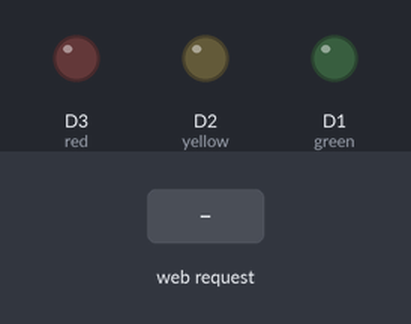
The program below on a simulated ESP8266 (NodeMCU). On the bench: output pins drawn as LEDs (lit = HIGH). The test bench sets the inputs (shaded band). WiFi joins after 1.5 s; servers stay silent unless stated; what the program prints to the serial monitor is not drawn.

Above: at 2.7 s.
2.8 s: HTTP request GET /green=ON received
At 4.0 s:
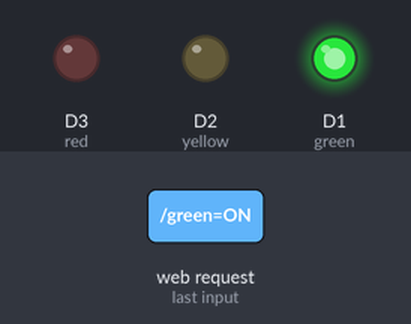
4.3 s: HTTP request GET /yellow=ON received
At 5.3 s:
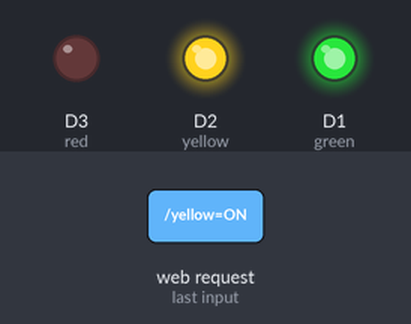
5.8 s: HTTP request GET /green=OFF received
At 6.4 s:
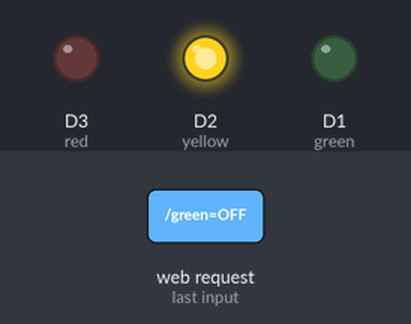
7.3 s: HTTP request GET /red=ON received
At 8.5 s:
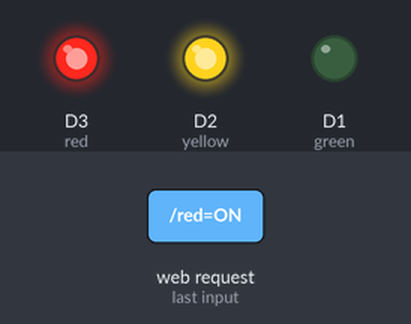
8.8 s: HTTP request GET /yellow=OFF received
At 9.9 s:
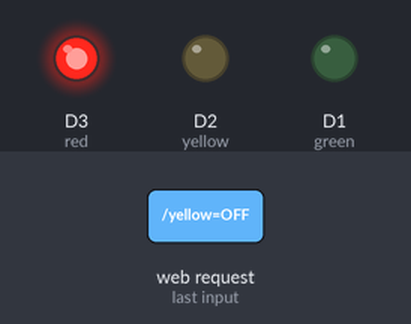
10.3 s: HTTP request GET /green=ON received
At 11.0 s:
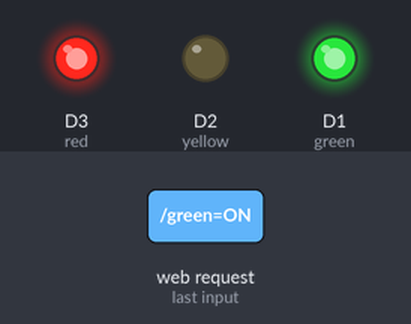
Timing chart, 0 to 12.8 s (numbered marks = the images above; inputs shaded):
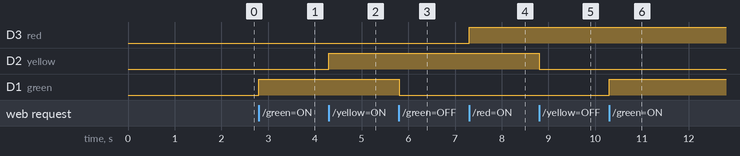

Measured:
- after the input at 2.8 s, D1 (green): LOW → HIGH at once
- after the input at 4.3 s, D2 (yellow): LOW → HIGH at once
- after the input at 5.8 s, D1 (green): HIGH → LOW at once
- after the input at 7.3 s, D3 (red): LOW → HIGH at once
- after the input at 8.8 s, D2 (yellow): HIGH → LOW at once
- after the input at 10.3 s, D1 (green): LOW → HIGH at once

The program:

main.cpp
```cpp
/*
  Traffic Light
  Author: Seyed Sobhan Hosseini
  Date: Wednesday, August 9, 2023, 4:05:40 PM
*/

#include <ESP8266WiFi.h>

const char* ssid = "Robotics";
const char* password = "@Auriga1399#";

int green = D1;
int yellow = D2;
int red = D3;

WiFiServer server(80);

void setup(){
  Serial.begin(115200);
  pinMode(green, OUTPUT);
  pinMode(yellow, OUTPUT);
  pinMode(red, OUTPUT);
  digitalWrite(green, LOW);
  digitalWrite(yellow, LOW);
  digitalWrite(red, LOW);

  Serial.print("Connecting to Internet ");
  WiFi.begin(ssid, password);
  while (WiFi.status() != WL_CONNECTED){
    delay(500);
    Serial.print(".");
  }
  Serial.println("WiFi connected");

  server.begin();
  Serial.println("Server started");

  Serial.print("IP Address of network: ");
  Serial.println(WiFi.localIP());
  Serial.print("Copy and paste the following URL: https://");
  Serial.print(WiFi.localIP());
  Serial.println("/");
}

void loop(){
    WiFiClient client = server.available();
    if (!client){
      return;
    }
  Serial.println("Waiting for new client");
  while(!client.available()){
    delay(1);
  }

  String request = client.readStringUntil('\r');
  Serial.println(request);
  client.flush();

  bool gvalue = HIGH;
  bool yvalue = HIGH;
  bool rvalue = HIGH;

  if (request.indexOf("/green=ON") != -1){
    digitalWrite(green, HIGH);
    gvalue = HIGH;
  }
  if (request.indexOf("/green=OFF") != -1){
    digitalWrite(green, LOW);
    gvalue = LOW;
  }
  if (request.indexOf("/yellow=ON") != -1){
    digitalWrite(yellow, HIGH);
    yvalue = HIGH;
  }
  if (request.indexOf("/yellow=OFF") != -1){
    digitalWrite(yellow, LOW);
    yvalue = LOW;
  }
    if (request.indexOf("/red=ON") != -1){
    digitalWrite(red, HIGH);
    rvalue = HIGH;
  }
  if (request.indexOf("/red=OFF") != -1){
    digitalWrite(red, LOW);
    rvalue = LOW;
  }

  client.println("HTTP/1.1 200 OK");
  client.println("Content-Type: text/html");
  client.println("");
  client.println("<!DOCTYPE HTML>");
  client.println("<html>");

  client.print("<title>**The traffic light**</title>");

  client.println("<div>GREEN : </div>");
  client.println("<a href=\"/green=ON\"\"><button>ON</button></a>");
  client.println("<a href=\"/green=OFF\"\"><button>OFF</button></a><br />");
  client.println("<br>");
  client.println("<div>YELLOW : </div>");
  client.println("<a href=\"/yellow=ON\"\"><button>ON</button></a>");
  client.println("<a href=\"/yellow=OFF\"\"><button>OFF</button></a><br />");
  client.println("<br>");
  client.println("<div>RED : </div>");
  client.println("<a href=\"/red=ON\"\"><button>ON</button></a>");
  client.println("<a href=\"/red=OFF\"\"><button>OFF</button></a><br />");
  client.println("</html>");

  delay(1);
  Serial.println("Client disonnected");
  Serial.println("");
}
```
